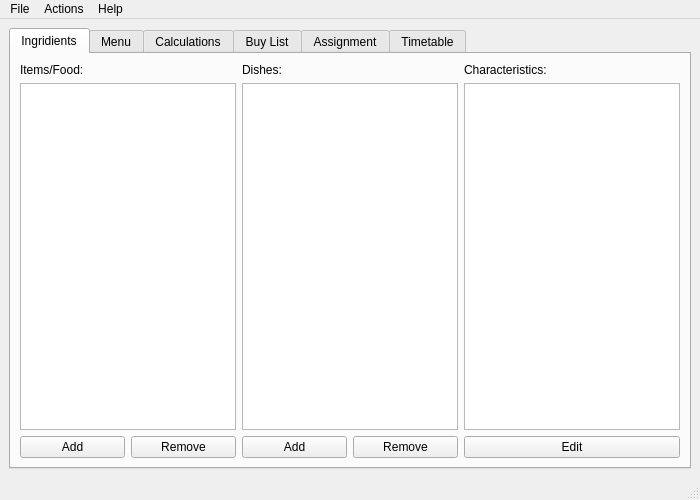
<?xml version="1.0" encoding="UTF-8"?>
<ui version="4.0">
 <class>MainWindow</class>
 <widget class="QMainWindow" name="MainWindow">
  <property name="geometry">
   <rect>
    <x>0</x>
    <y>0</y>
    <width>700</width>
    <height>500</height>
   </rect>
  </property>
  <property name="minimumSize">
   <size>
    <width>700</width>
    <height>500</height>
   </size>
  </property>
  <property name="windowTitle">
   <string>Jougen</string>
  </property>
  <widget class="QWidget" name="centralwidget">
   <property name="sizePolicy">
    <sizepolicy hsizetype="Expanding" vsizetype="Expanding">
     <horstretch>0</horstretch>
     <verstretch>0</verstretch>
    </sizepolicy>
   </property>
   <property name="maximumSize">
    <size>
     <width>16777215</width>
     <height>16777215</height>
    </size>
   </property>
   <layout class="QVBoxLayout" name="verticalLayout_1">
    <item>
     <widget class="QTabWidget" name="tabWidget">
      <property name="tabShape">
       <enum>QTabWidget::Rounded</enum>
      </property>
      <property name="currentIndex">
       <number>0</number>
      </property>
      <property name="documentMode">
       <bool>false</bool>
      </property>
      <property name="tabsClosable">
       <bool>false</bool>
      </property>
      <property name="movable">
       <bool>false</bool>
      </property>
      <property name="tabBarAutoHide">
       <bool>false</bool>
      </property>
      <widget class="QWidget" name="tab_1">
       <attribute name="title">
        <string>Ingridients</string>
       </attribute>
       <layout class="QHBoxLayout" name="horizontalLayout_1">
        <item>
         <layout class="QVBoxLayout" name="verticalLayout_2">
          <item>
           <widget class="QLabel" name="label_1">
            <property name="text">
             <string>Items/Food:</string>
            </property>
           </widget>
          </item>
          <item>
           <widget class="QListView" name="listView_1">
            <property name="editTriggers">
             <set>QAbstractItemView::NoEditTriggers</set>
            </property>
            <property name="verticalScrollMode">
             <enum>QAbstractItemView::ScrollPerPixel</enum>
            </property>
           </widget>
          </item>
          <item>
           <layout class="QHBoxLayout" name="horizontalLayout_2">
            <item>
             <widget class="QPushButton" name="pushButton_1">
              <property name="text">
               <string>Add</string>
              </property>
             </widget>
            </item>
            <item>
             <widget class="QPushButton" name="pushButton_2">
              <property name="text">
               <string>Remove</string>
              </property>
             </widget>
            </item>
           </layout>
          </item>
         </layout>
        </item>
        <item>
         <layout class="QVBoxLayout" name="verticalLayout_3">
          <item>
           <widget class="QLabel" name="label_2">
            <property name="text">
             <string>Dishes:</string>
            </property>
           </widget>
          </item>
          <item>
           <widget class="QListView" name="listView_2">
            <property name="editTriggers">
             <set>QAbstractItemView::NoEditTriggers</set>
            </property>
            <property name="verticalScrollMode">
             <enum>QAbstractItemView::ScrollPerPixel</enum>
            </property>
           </widget>
          </item>
          <item>
           <layout class="QHBoxLayout" name="horizontalLayout_3">
            <item>
             <widget class="QPushButton" name="pushButton_3">
              <property name="text">
               <string>Add</string>
              </property>
             </widget>
            </item>
            <item>
             <widget class="QPushButton" name="pushButton_4">
              <property name="text">
               <string>Remove</string>
              </property>
             </widget>
            </item>
           </layout>
          </item>
         </layout>
        </item>
        <item>
         <layout class="QVBoxLayout" name="verticalLayout_4">
          <item>
           <widget class="QLabel" name="label_3">
            <property name="text">
             <string>Characteristics:</string>
            </property>
           </widget>
          </item>
          <item>
           <widget class="QTextEdit" name="textEdit_1">
            <property name="enabled">
             <bool>true</bool>
            </property>
            <property name="undoRedoEnabled">
             <bool>false</bool>
            </property>
            <property name="readOnly">
             <bool>true</bool>
            </property>
           </widget>
          </item>
          <item>
           <widget class="QPushButton" name="pushButton_5">
            <property name="text">
             <string>Edit</string>
            </property>
           </widget>
          </item>
         </layout>
        </item>
       </layout>
      </widget>
      <widget class="QWidget" name="tab_2">
       <property name="sizePolicy">
        <sizepolicy hsizetype="Preferred" vsizetype="Preferred">
         <horstretch>0</horstretch>
         <verstretch>0</verstretch>
        </sizepolicy>
       </property>
       <property name="minimumSize">
        <size>
         <width>618</width>
         <height>380</height>
        </size>
       </property>
       <property name="layoutDirection">
        <enum>Qt::LeftToRight</enum>
       </property>
       <property name="autoFillBackground">
        <bool>false</bool>
       </property>
       <attribute name="title">
        <string>Menu</string>
       </attribute>
       <layout class="QHBoxLayout" name="horizontalLayout_4"/>
      </widget>
      <widget class="QWidget" name="tab_3">
       <attribute name="title">
        <string>Calculations</string>
       </attribute>
      </widget>
      <widget class="QWidget" name="tab_4">
       <attribute name="title">
        <string>Buy List</string>
       </attribute>
      </widget>
      <widget class="QWidget" name="tab_5">
       <attribute name="title">
        <string>Assignment</string>
       </attribute>
      </widget>
      <widget class="QWidget" name="tab_6">
       <attribute name="title">
        <string>Timetable</string>
       </attribute>
      </widget>
     </widget>
    </item>
   </layout>
  </widget>
  <widget class="QMenuBar" name="menubar">
   <property name="geometry">
    <rect>
     <x>0</x>
     <y>0</y>
     <width>700</width>
     <height>27</height>
    </rect>
   </property>
   <widget class="QMenu" name="menuFile">
    <property name="title">
     <string>File</string>
    </property>
    <addaction name="actionOpen"/>
    <addaction name="actionSave"/>
    <addaction name="separator"/>
    <addaction name="actionClose"/>
   </widget>
   <widget class="QMenu" name="menuActions">
    <property name="title">
     <string>Actions</string>
    </property>
    <addaction name="actionAdd_item_food"/>
    <addaction name="actionRemove_item_food"/>
    <addaction name="separator"/>
    <addaction name="actionAdd_dish"/>
    <addaction name="actionRemove_dish"/>
   </widget>
   <widget class="QMenu" name="menuHelp">
    <property name="title">
     <string>Help</string>
    </property>
    <addaction name="actionAbout"/>
   </widget>
   <addaction name="menuFile"/>
   <addaction name="menuActions"/>
   <addaction name="menuHelp"/>
  </widget>
  <widget class="QStatusBar" name="statusbar"/>
  <action name="actionOpen">
   <property name="text">
    <string>Open Project</string>
   </property>
   <property name="shortcut">
    <string>Ctrl+O</string>
   </property>
  </action>
  <action name="actionSave">
   <property name="text">
    <string>Save Project</string>
   </property>
   <property name="shortcut">
    <string>Ctrl+S</string>
   </property>
  </action>
  <action name="actionClose">
   <property name="text">
    <string>Exit</string>
   </property>
   <property name="shortcut">
    <string>Ctrl+Q</string>
   </property>
  </action>
  <action name="actionAdd_item_food">
   <property name="text">
    <string>Add Item/Food</string>
   </property>
   <property name="shortcut">
    <string>Ctrl+A</string>
   </property>
  </action>
  <action name="actionRemove_item_food">
   <property name="text">
    <string>Remove Item/Food</string>
   </property>
   <property name="shortcut">
    <string>Ctrl+R</string>
   </property>
  </action>
  <action name="actionAdd_dish">
   <property name="text">
    <string>Add dish</string>
   </property>
   <property name="shortcut">
    <string>Ctrl+Shift+A</string>
   </property>
  </action>
  <action name="actionRemove_dish">
   <property name="text">
    <string>Remove dish</string>
   </property>
   <property name="shortcut">
    <string>Ctrl+Shift+R</string>
   </property>
  </action>
  <action name="actionAbout">
   <property name="text">
    <string>About</string>
   </property>
  </action>
 </widget>
 <resources/>
 <connections>
  <connection>
   <sender>actionClose</sender>
   <signal>triggered()</signal>
   <receiver>MainWindow</receiver>
   <slot>close()</slot>
   <hints>
    <hint type="sourcelabel">
     <x>-1</x>
     <y>-1</y>
    </hint>
    <hint type="destinationlabel">
     <x>319</x>
     <y>240</y>
    </hint>
   </hints>
  </connection>
  <connection>
   <sender>listView_1</sender>
   <signal>pressed(QModelIndex)</signal>
   <receiver>listView_2</receiver>
   <slot>clearSelection()</slot>
   <hints>
    <hint type="sourcelabel">
     <x>215</x>
     <y>219</y>
    </hint>
    <hint type="destinationlabel">
     <x>324</x>
     <y>183</y>
    </hint>
   </hints>
  </connection>
  <connection>
   <sender>listView_2</sender>
   <signal>pressed(QModelIndex)</signal>
   <receiver>listView_1</receiver>
   <slot>clearSelection()</slot>
   <hints>
    <hint type="sourcelabel">
     <x>261</x>
     <y>301</y>
    </hint>
    <hint type="destinationlabel">
     <x>216</x>
     <y>302</y>
    </hint>
   </hints>
  </connection>
  <connection>
   <sender>actionAdd_item_food</sender>
   <signal>triggered()</signal>
   <receiver>pushButton_1</receiver>
   <slot>click()</slot>
   <hints>
    <hint type="sourcelabel">
     <x>349</x>
     <y>13</y>
    </hint>
    <hint type="destinationlabel">
     <x>73</x>
     <y>442</y>
    </hint>
   </hints>
  </connection>
  <connection>
   <sender>actionRemove_item_food</sender>
   <signal>triggered()</signal>
   <receiver>pushButton_2</receiver>
   <slot>click()</slot>
   <hints>
    <hint type="sourcelabel">
     <x>-1</x>
     <y>-1</y>
    </hint>
    <hint type="destinationlabel">
     <x>182</x>
     <y>442</y>
    </hint>
   </hints>
  </connection>
  <connection>
   <sender>actionAdd_dish</sender>
   <signal>triggered()</signal>
   <receiver>pushButton_3</receiver>
   <slot>click()</slot>
   <hints>
    <hint type="sourcelabel">
     <x>-1</x>
     <y>-1</y>
    </hint>
    <hint type="destinationlabel">
     <x>295</x>
     <y>442</y>
    </hint>
   </hints>
  </connection>
  <connection>
   <sender>actionRemove_dish</sender>
   <signal>triggered()</signal>
   <receiver>pushButton_4</receiver>
   <slot>click()</slot>
   <hints>
    <hint type="sourcelabel">
     <x>-1</x>
     <y>-1</y>
    </hint>
    <hint type="destinationlabel">
     <x>404</x>
     <y>442</y>
    </hint>
   </hints>
  </connection>
 </connections>
</ui>
